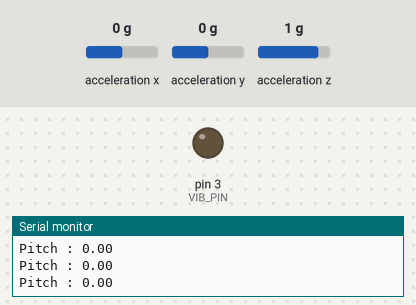
This sketch was run on a simulated Arduino Uno, built with avr-gcc and run on an emulated ATmega328P. Shown: output pins drawn as LEDs (lit = HIGH), the last lines printed to the serial monitor. Wiring (inferred from the names in the program): MPU-6050 motion sensor at I2C address 0x68. Dashed ring = blinking. The test bench sets the inputs (shaded band); at power-on: acceleration x 0 g, acceleration y 0 g, acceleration z 1 g.

Above: at 3.2 s.
3.3 s: acceleration x set to -0.4 g
At 3.47 s:
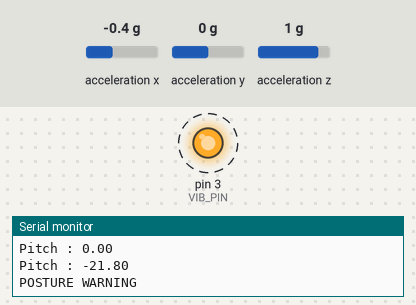
6.3 s: acceleration y set to -1 g
9.3 s: acceleration y set to -1.3 g
At 10.0 s:
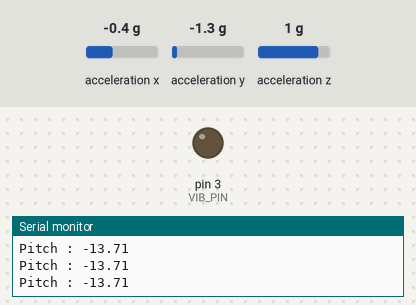
10.8 s: acceleration x set to -0.6 g
At 13.7 s:
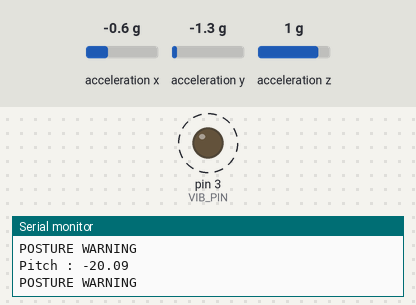
13.8 s: acceleration x set to 0 g
At 14.8 s:
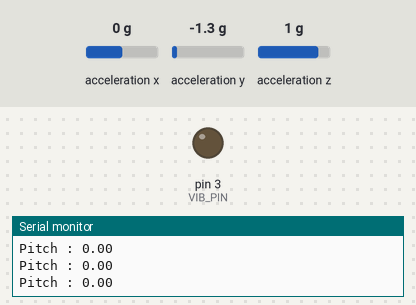
Timing chart, 0 to 16.3 s (numbered marks = the images above; inputs shaded):
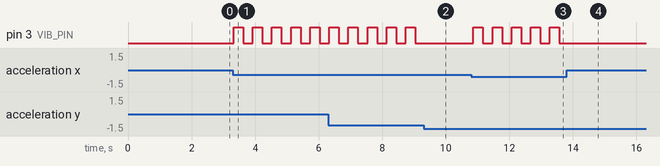

Measured:
- the behaviour switches between -0.2 and -0.3 g on acceleration x (found by bisection; images 0 and 1)
- the behaviour switches between -1.1 and -1.2 g on acceleration y (found by bisection; images 1 and 2)
- the behaviour switches between -0.4 and -0.5 g on acceleration x (found by bisection; images 2 and 3)
- after the input at 3.3 s, pin 3 (VIB_PIN): alternates HIGH for 0.30 s and LOW for 0.30 s, starting at once
- after the input at 9.3 s, pin 3 (VIB_PIN): stops changing and stays LOW
- after the input at 10.8 s, pin 3 (VIB_PIN): alternates HIGH for 0.30 s and LOW for 0.30 s, starting after 0.07 s
- after the input at 13.8 s, pin 3 (VIB_PIN): stops changing and stays LOW

The sketch:

Smart_Posture_Corrector_Arduino_IDE.ino
```cpp
#include <Wire.h>
#include <math.h>

#define VIB_PIN 3

float pitchOffset = 0;
float tolerance = 15.0;

float readPitch() {
  Wire.beginTransmission(0x68);
  Wire.write(0x3B);
  Wire.endTransmission(false);

  Wire.requestFrom(0x68, 6);

  if (Wire.available() >= 6) {
    int16_t ax = (Wire.read() << 8) | Wire.read();
    int16_t ay = (Wire.read() << 8) | Wire.read();
    int16_t az = (Wire.read() << 8) | Wire.read();

    return atan2(
             ax,
             sqrt((long)ay * ay + (long)az * az)
           ) * 180.0 / PI;
  }

  return 0;
}

void setup() {
  Serial.begin(115200);
  Wire.begin();

  pinMode(VIB_PIN, OUTPUT);
  digitalWrite(VIB_PIN, LOW);

  // Wake up MPU6050
  Wire.beginTransmission(0x68);
  Wire.write(0x6B);
  Wire.write(0);
  Wire.endTransmission();

  delay(2000);

  Serial.println("Kalibrasi...");
  pitchOffset = readPitch();

  Serial.print("Posisi tegak = ");
  Serial.println(pitchOffset);

  Serial.println("Monitoring posture...");
}

void loop() {

  float pitch = readPitch();
  float correctedPitch = pitch - pitchOffset;

  Serial.print("Pitch : ");
  Serial.println(correctedPitch);

  if (abs(correctedPitch) > tolerance) {

    Serial.println("POSTURE WARNING");

    digitalWrite(VIB_PIN, HIGH);
    delay(300);

    digitalWrite(VIB_PIN, LOW);
    delay(300);
  }
  else {

    digitalWrite(VIB_PIN, LOW);
    delay(100);
  }
}
```
